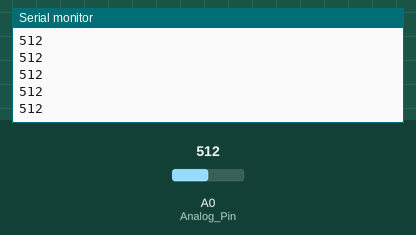
The sketch below on a simulated Arduino Uno, built with avr-gcc and run on an emulated ATmega328P. On the bench: the last lines printed to the serial monitor. The inputs (shaded band) are chosen by the test bench; at power-on: A0 (Analog_Pin) = 512.

Above: at 1.2 s.
1.3 s: A0 (Analog_Pin) set to 716
At 1.8 s:
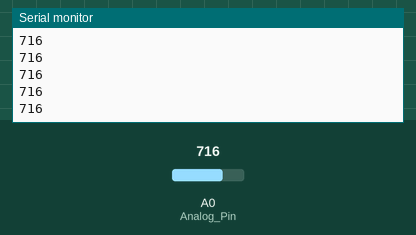
2.8 s: A0 (Analog_Pin) set to 900
At 3.5 s:
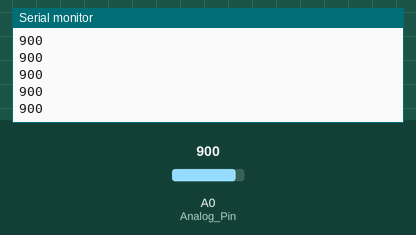
Timing chart, 0 to 5.8 s (numbered marks = the images above; inputs shaded):
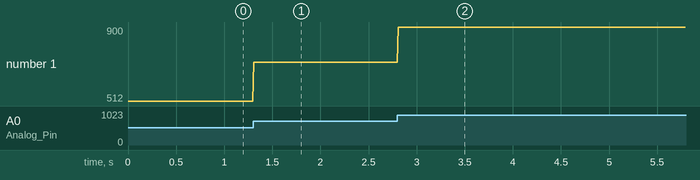

The sketch:

class3.ino
```cpp
int Analog_Pin = A0;

int val;

void setup ()
{
  pinMode(Analog_Pin, INPUT);

  Serial.begin(9600);
}

void loop ()
{

  val = analogRead(Analog_Pin);

  Serial.println(val, DEC);
  delay (10);
}
```

Measured:
- after the input at 1.3 s, the serial monitor: prints a new line at once (image 1)
- after the input at 2.8 s, the serial monitor: prints a new line at once (image 2)
- plotted number 1: 512 → 716 after the input at 1.3 s, 716 → 900 after the input at 2.8 s
